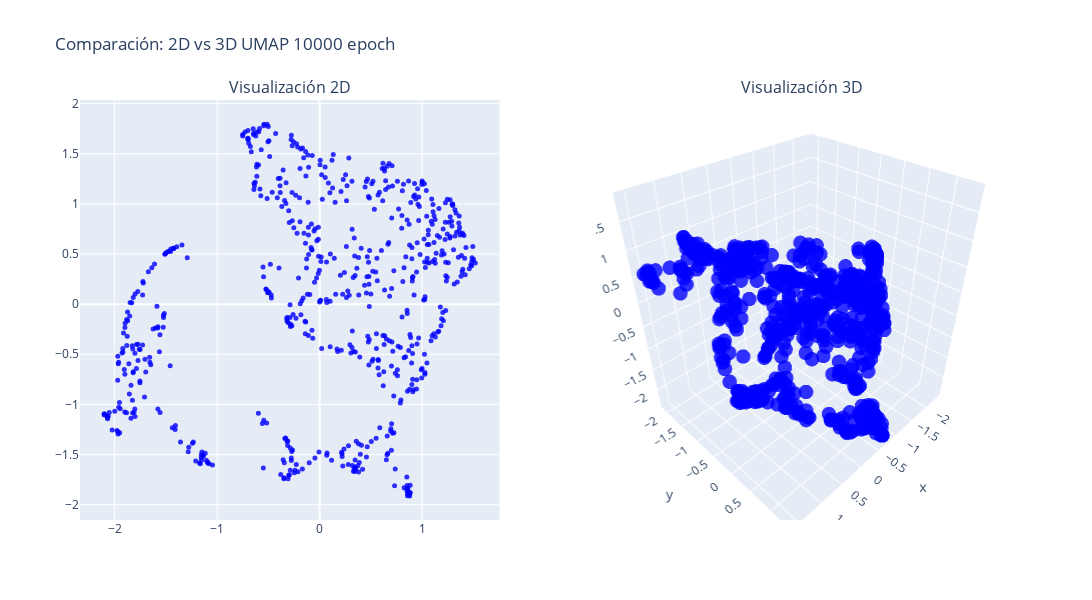

Notebook code for this chart:
### Code cell
# Crear subgráficos: 1 fila, 2 columnas
fig = make_subplots(
    rows=1, cols=2,
    specs=[[{'type': 'scatter'}, {'type': 'scatter3d'}]],
    subplot_titles=('Visualización 2D', 'Visualización 3D')
)

# Añadir el gráfico 2D (ignorando la tercera dimensión)
fig.add_trace(
    go.Scatter(
        x=all_weights_first_layer_mod["umap_2d_0"],
        y=all_weights_first_layer_mod["umap_2d_1"],
        mode='markers',
        marker=dict(size=5, opacity=0.8, color="blue"),
        showlegend = False  # Desactivar la leyenda para el segundo gráfico
    ),
    row=1, col=1
)

# Añadir el gráfico 3D
fig.add_trace(
    go.Scatter3d(
        x=all_weights_first_layer_mod["umap_3d_0"],
        y=all_weights_first_layer_mod["umap_3d_1"],
        z=all_weights_first_layer_mod["umap_3d_2"],
        mode='markers',
        marker=dict(size=5, opacity=0.8, color="blue"),
        showlegend = False  # Desactivar la leyenda para el segundo gráfico
    ),
    row=1, col=2
)

# Actualizar layout para ajustar el tamaño del gráfico
fig.update_layout(height=600, width=1200, title_text="Comparación: 2D vs 3D UMAP 10000 epoch")
fig.update_xaxes(title_text="Componente 1", row=1, col=2)
fig.update_yaxes(title_text="Componente 2", row=1, col=2)

# Mostrando el gráfico
fig.show()

### Figure 1 — Plotly figure (JSON) as saved in the notebook; plotly's stock layout.template omitted (floating-point values rounded to 4 significant figures; data arrays with more than 128 entries replaced by an {"elided": "..."} marker saying what was removed)
{"data": [{"marker": {"color": "blue", "opacity": 0.8, "size": 5}, "mode": "markers", "showlegend": false, "type": "scatter", "x": {"elided": "640 float values"}, "xaxis": "x", "y": {"elided": "640 float values"}, "yaxis": "y"}, {"marker": {"color": "blue", "opacity": 0.8, "size": 5}, "mode": "markers", "scene": "scene", "showlegend": false, "type": "scatter3d", "x": {"elided": "640 float values"}, "y": {"elided": "640 float values"}, "z": {"elided": "640 float values"}}], "layout": {"annotations": [{"font": {"size": 16}, "showarrow": false, "text": "Visualización 2D", "x": 0.225, "xanchor": "center", "xref": "paper", "y": 1, "yanchor": "bottom", "yref": "paper"}, {"font": {"size": 16}, "showarrow": false, "text": "Visualización 3D", "x": 0.775, "xanchor": "center", "xref": "paper", "y": 1, "yanchor": "bottom", "yref": "paper"}], "height": 600, "scene": {"domain": {"x": [0.55, 1], "y": [0, 1]}}, "title": {"text": "Comparación: 2D vs 3D UMAP 10000 epoch"}, "width": 1200, "xaxis": {"anchor": "y", "domain": [0, 0.45]}, "yaxis": {"anchor": "x", "domain": [0, 1]}}}
